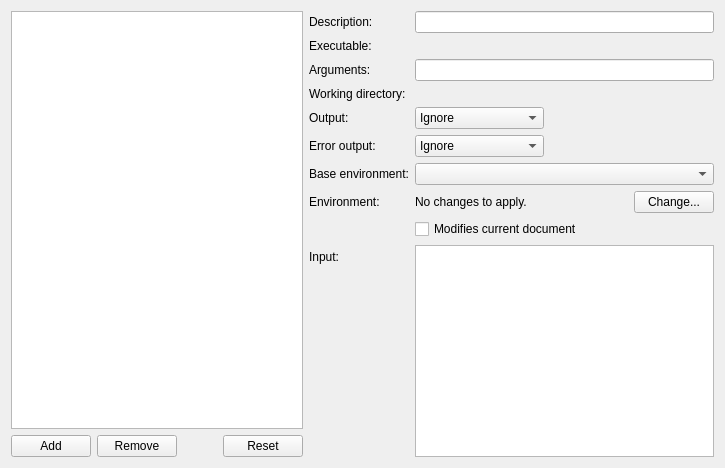
<?xml version="1.0" encoding="UTF-8"?>
<ui version="4.0">
 <class>Core::Internal::ExternalToolConfig</class>
 <widget class="QWidget" name="Core::Internal::ExternalToolConfig">
  <property name="geometry">
   <rect>
    <x>0</x>
    <y>0</y>
    <width>725</width>
    <height>468</height>
   </rect>
  </property>
  <property name="windowTitle">
   <string/>
  </property>
  <layout class="QHBoxLayout" name="horizontalLayout_2">
   <item>
    <layout class="QVBoxLayout" name="verticalLayout">
     <item>
      <widget class="QTreeView" name="toolTree">
       <property name="dragEnabled">
        <bool>true</bool>
       </property>
       <property name="dragDropMode">
        <enum>QAbstractItemView::InternalMove</enum>
       </property>
       <attribute name="headerVisible">
        <bool>false</bool>
       </attribute>
       <attribute name="headerDefaultSectionSize">
        <number>21</number>
       </attribute>
      </widget>
     </item>
     <item>
      <layout class="QHBoxLayout" name="horizontalLayout">
       <item>
        <widget class="QPushButton" name="addButton">
         <property name="toolTip">
          <string>Add tool.</string>
         </property>
         <property name="text">
          <string>Add</string>
         </property>
        </widget>
       </item>
       <item>
        <widget class="QPushButton" name="removeButton">
         <property name="toolTip">
          <string>Remove tool.</string>
         </property>
         <property name="text">
          <string>Remove</string>
         </property>
        </widget>
       </item>
       <item>
        <spacer name="horizontalSpacer">
         <property name="orientation">
          <enum>Qt::Horizontal</enum>
         </property>
         <property name="sizeHint" stdset="0">
          <size>
           <width>40</width>
           <height>20</height>
          </size>
         </property>
        </spacer>
       </item>
       <item>
        <widget class="QPushButton" name="revertButton">
         <property name="toolTip">
          <string>Revert tool to default.</string>
         </property>
         <property name="text">
          <string>Reset</string>
         </property>
        </widget>
       </item>
      </layout>
     </item>
    </layout>
   </item>
   <item>
    <widget class="QScrollArea" name="scrollArea">
     <property name="sizePolicy">
      <sizepolicy hsizetype="Expanding" vsizetype="Expanding">
       <horstretch>10</horstretch>
       <verstretch>0</verstretch>
      </sizepolicy>
     </property>
     <property name="frameShape">
      <enum>QFrame::NoFrame</enum>
     </property>
     <property name="frameShadow">
      <enum>QFrame::Plain</enum>
     </property>
     <property name="lineWidth">
      <number>0</number>
     </property>
     <property name="widgetResizable">
      <bool>true</bool>
     </property>
     <widget class="QWidget" name="scrollAreaWidgetContents">
      <property name="geometry">
       <rect>
        <x>0</x>
        <y>0</y>
        <width>396</width>
        <height>444</height>
       </rect>
      </property>
      <layout class="QVBoxLayout" name="verticalLayout_2">
       <property name="leftMargin">
        <number>0</number>
       </property>
       <property name="topMargin">
        <number>0</number>
       </property>
       <property name="rightMargin">
        <number>0</number>
       </property>
       <property name="bottomMargin">
        <number>0</number>
       </property>
       <item>
        <widget class="QWidget" name="infoWidget" native="true">
         <property name="sizePolicy">
          <sizepolicy hsizetype="Preferred" vsizetype="Preferred">
           <horstretch>10</horstretch>
           <verstretch>0</verstretch>
          </sizepolicy>
         </property>
         <layout class="QFormLayout" name="formLayout">
          <property name="fieldGrowthPolicy">
           <enum>QFormLayout::ExpandingFieldsGrow</enum>
          </property>
          <property name="leftMargin">
           <number>0</number>
          </property>
          <property name="topMargin">
           <number>0</number>
          </property>
          <property name="rightMargin">
           <number>0</number>
          </property>
          <property name="bottomMargin">
           <number>0</number>
          </property>
          <item row="0" column="0">
           <widget class="QLabel" name="descriptionLabel">
            <property name="text">
             <string>Description:</string>
            </property>
           </widget>
          </item>
          <item row="0" column="1">
           <widget class="QLineEdit" name="description"/>
          </item>
          <item row="1" column="0">
           <widget class="QLabel" name="executableLabel">
            <property name="text">
             <string>Executable:</string>
            </property>
           </widget>
          </item>
          <item row="1" column="1">
           <widget class="Utils::PathChooser" name="executable" native="true"/>
          </item>
          <item row="2" column="0">
           <widget class="QLabel" name="argumentsLabel">
            <property name="text">
             <string>Arguments:</string>
            </property>
           </widget>
          </item>
          <item row="2" column="1">
           <widget class="QLineEdit" name="arguments"/>
          </item>
          <item row="3" column="0">
           <widget class="QLabel" name="workingDirectoryLabel">
            <property name="text">
             <string>Working directory:</string>
            </property>
           </widget>
          </item>
          <item row="3" column="1">
           <widget class="Utils::PathChooser" name="workingDirectory" native="true"/>
          </item>
          <item row="4" column="0">
           <widget class="QLabel" name="outputLabel">
            <property name="toolTip">
             <string>&lt;html&gt;&lt;head/&gt;&lt;body&gt;
&lt;p&gt;What to do with the executable's standard output.
&lt;ul&gt;&lt;li&gt;Ignore: Do nothing with it.&lt;/li&gt;&lt;li&gt;Show in pane: Show it in the general output pane.&lt;/li&gt;&lt;li&gt;Replace selection: Replace the current selection in the current document with it.&lt;/li&gt;&lt;/ul&gt;&lt;/p&gt;&lt;/body&gt;&lt;/html&gt;
</string>
            </property>
            <property name="text">
             <string>Output:</string>
            </property>
           </widget>
          </item>
          <item row="4" column="1">
           <widget class="QComboBox" name="outputBehavior">
            <item>
             <property name="text">
              <string>Ignore</string>
             </property>
            </item>
            <item>
             <property name="text">
              <string>Show in Pane</string>
             </property>
            </item>
            <item>
             <property name="text">
              <string>Replace Selection</string>
             </property>
            </item>
           </widget>
          </item>
          <item row="5" column="0">
           <widget class="QLabel" name="errorOutputLabel">
            <property name="toolTip">
             <string>&lt;html&gt;&lt;head&gt;&lt;body&gt;
&lt;p &gt;What to do with the executable's standard error output.&lt;/p&gt;
&lt;ul&gt;&lt;li&gt;Ignore: Do nothing with it.&lt;/li&gt;
&lt;li&gt;Show in pane: Show it in the general output pane.&lt;/li&gt;
&lt;li&gt;Replace selection: Replace the current selection in the current document with it.&lt;/li&gt;
&lt;/ul&gt;&lt;/body&gt;&lt;/html&gt;</string>
            </property>
            <property name="text">
             <string>Error output:</string>
            </property>
           </widget>
          </item>
          <item row="5" column="1">
           <widget class="QComboBox" name="errorOutputBehavior">
            <item>
             <property name="text">
              <string>Ignore</string>
             </property>
            </item>
            <item>
             <property name="text">
              <string>Show in Pane</string>
             </property>
            </item>
            <item>
             <property name="text">
              <string>Replace Selection</string>
             </property>
            </item>
           </widget>
          </item>
          <item row="7" column="0">
           <widget class="QLabel" name="label_2">
            <property name="text">
             <string>Environment:</string>
            </property>
           </widget>
          </item>
          <item row="7" column="1">
           <layout class="QHBoxLayout" name="horizontalLayout_3">
            <property name="spacing">
             <number>0</number>
            </property>
            <item>
             <widget class="QLabel" name="environmentLabel">
              <property name="sizePolicy">
               <sizepolicy hsizetype="Expanding" vsizetype="Preferred">
                <horstretch>0</horstretch>
                <verstretch>0</verstretch>
               </sizepolicy>
              </property>
              <property name="text">
               <string>No changes to apply.</string>
              </property>
             </widget>
            </item>
            <item>
             <widget class="QPushButton" name="environmentButton">
              <property name="text">
               <string>Change...</string>
              </property>
             </widget>
            </item>
           </layout>
          </item>
          <item row="8" column="1">
           <widget class="QCheckBox" name="modifiesDocumentCheckbox">
            <property name="toolTip">
             <string>If the tool modifies the current document, set this flag to ensure that the document is saved before running the tool and is reloaded after the tool finished.</string>
            </property>
            <property name="text">
             <string>Modifies current document</string>
            </property>
           </widget>
          </item>
          <item row="9" column="0">
           <widget class="QLabel" name="inputLabel">
            <property name="toolTip">
             <string>Text to pass to the executable via standard input. Leave empty if the executable should not receive any input.</string>
            </property>
            <property name="text">
             <string>Input:</string>
            </property>
           </widget>
          </item>
          <item row="9" column="1">
           <widget class="QPlainTextEdit" name="inputText">
            <property name="sizePolicy">
             <sizepolicy hsizetype="Expanding" vsizetype="Expanding">
              <horstretch>0</horstretch>
              <verstretch>10</verstretch>
             </sizepolicy>
            </property>
            <property name="lineWrapMode">
             <enum>QPlainTextEdit::NoWrap</enum>
            </property>
           </widget>
          </item>
          <item row="6" column="0">
           <widget class="QLabel" name="baseEnvironmentLabel">
            <property name="text">
             <string>Base environment:</string>
            </property>
           </widget>
          </item>
          <item row="6" column="1">
           <widget class="QComboBox" name="baseEnvironment">
            <property name="sizePolicy">
             <sizepolicy hsizetype="Expanding" vsizetype="Fixed">
              <horstretch>0</horstretch>
              <verstretch>0</verstretch>
             </sizepolicy>
            </property>
           </widget>
          </item>
         </layout>
        </widget>
       </item>
      </layout>
     </widget>
    </widget>
   </item>
  </layout>
 </widget>
 <customwidgets>
  <customwidget>
   <class>Utils::PathChooser</class>
   <extends>QWidget</extends>
   <header location="global">utils/pathchooser.hpp</header>
   <container>1</container>
   <slots>
    <signal>editingFinished()</signal>
    <signal>browsingFinished()</signal>
   </slots>
  </customwidget>
 </customwidgets>
 <tabstops>
  <tabstop>toolTree</tabstop>
  <tabstop>addButton</tabstop>
  <tabstop>removeButton</tabstop>
  <tabstop>revertButton</tabstop>
  <tabstop>description</tabstop>
  <tabstop>executable</tabstop>
  <tabstop>arguments</tabstop>
  <tabstop>workingDirectory</tabstop>
  <tabstop>outputBehavior</tabstop>
  <tabstop>errorOutputBehavior</tabstop>
  <tabstop>environmentButton</tabstop>
  <tabstop>modifiesDocumentCheckbox</tabstop>
  <tabstop>inputText</tabstop>
 </tabstops>
 <resources/>
 <connections/>
</ui>
